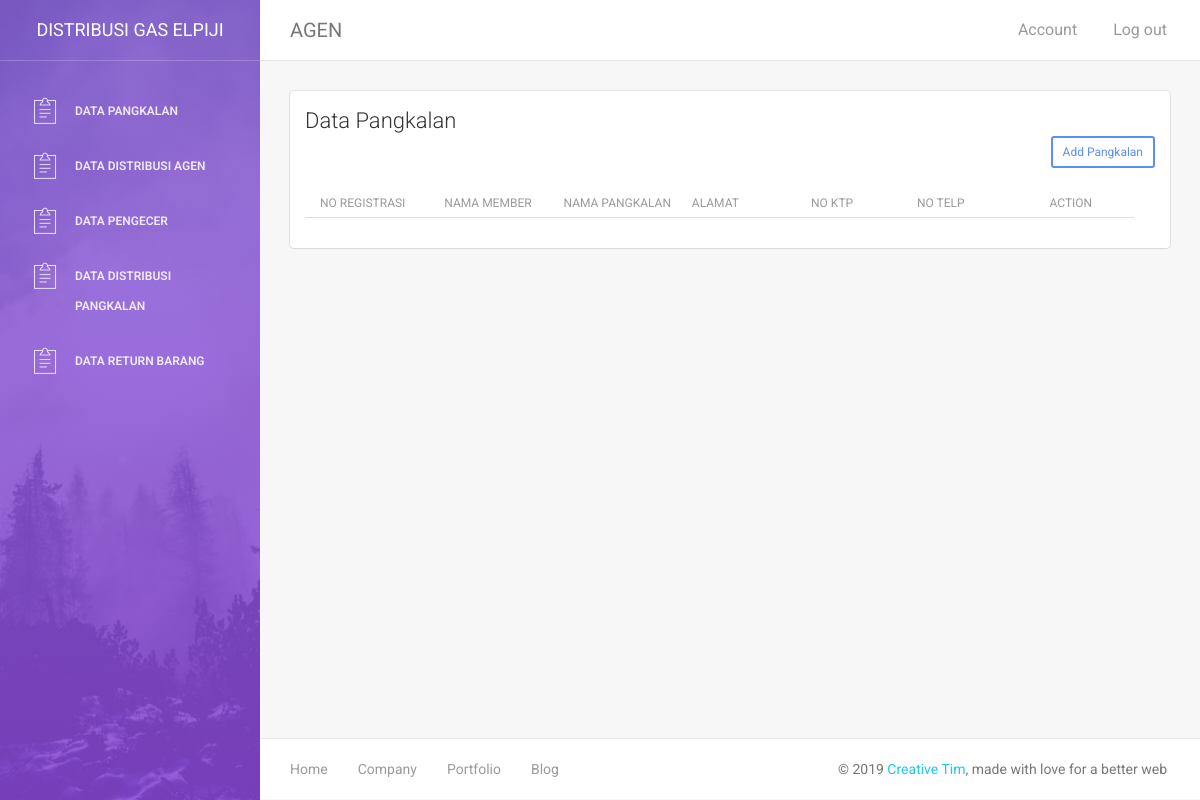
Before: /index.php/c_pangkalan with the older database file.
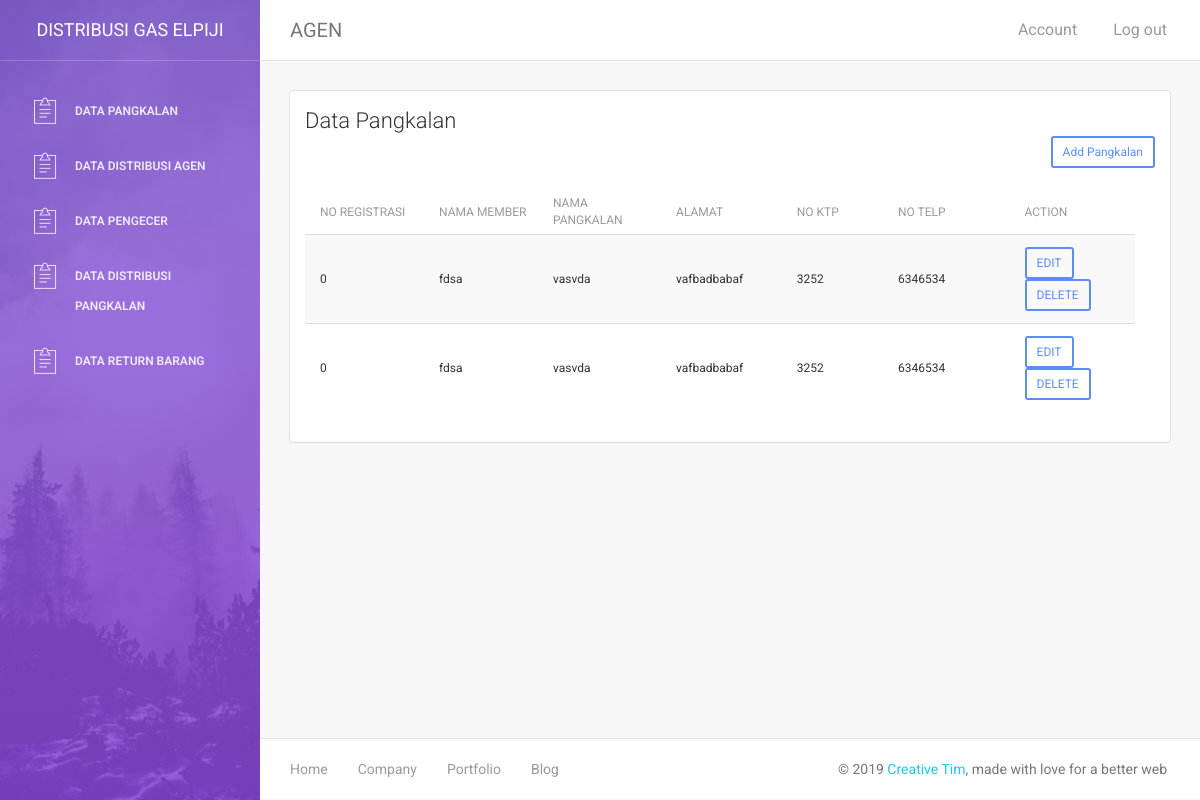
After: the same page with the newer database file.
### tables this page shows
CREATE TABLE `member_elpiji` (
  `id_member` int(5) NOT NULL,
  `no_reg` int(20) NOT NULL,
  `nama_member` varchar(50) NOT NULL,
  `nama_pangkalan` varchar(50) NOT NULL,
  `alamat` varchar(100) NOT NULL,
  `no_ktp` int(20) NOT NULL,
  `no_tlp` int(15) NOT NULL,
  `paraf_pembeli` varchar(50) NOT NULL,
  `jenis` enum('agen','pangkalan','pengecer') NOT NULL
);

### application/controllers/C_Pangkalan.php (called while the page is built, shortened)
<?php
	class C_Pangkalan extends CI_Controller {
		public function __construct()
		{
			$this->load->helper('url','form');
			$this->load->database();
			$this->load->model('modelPangkalan');
			$this->load->library('form_validation');
			$this->load->library('session');
		}
		public function index()
		{
			$dataPangkalan['Pangkalan']=$this->modelPangkalan->readPangkalan();
			$this->load->view('V_DataPangkalan',$dataPangkalan);
		}
	}
?>

### index.php (called while the page is built, shortened)
<?php
require_once BASEPATH.'core/CodeIgniter.php';

### application/models/modelPangkalan.php (called while the page is built, shortened)
<?php
class modelPangkalan extends CI_Model {
	public function readPangkalan()
	{
		$query=$this->db->query("SELECT * FROM member_elpiji WHERE jenis = 'pangkalan' ");;
		return $query->result_array();
	}
}
?>

### application/views/V_DataPangkalan.php (the view, shortened to what this page needs)
 <?php $this->load->view('Header'); ?>
 <div class="content">
            <div class="container-fluid">
                <div class="row">
                    <div class="col-md-12">
                        <div class="card">
                            <div class="header">
                                <h4 class="title">Data Pangkalan </h4>
                                <div align="right">
                                   <form action="<?php echo site_url(); echo "/C_Pangkalan/viewAdd/"; ?>" method=post>
                                                    <input class="btn btn-primary btn-rounded btn-sm" type="submit" value="Add Pangkalan">
                                                </form>
                                  </div>
                            </div>
                          <div class="content table-responsive table-full">
                                <table width="101%" class="table table-hover table-striped">
                                    <thead>
                                        <th width="9%">No Registrasi </th>
                                        <th width="9%">Nama Member </th>
                                        <th width="9%">Nama Pangkalan</th>
                                        <th width="9%">Alamat</th>
                                        <th width="8%">No KTP</th>
                                        <th width="10%">No Telp</th>
                                        <th width="7%">Action</th>
                                    <td width="1%"></thead>
                                    <tbody>
                                        <?php foreach ($Pangkalan as $key) { ?>
                                        <tr>
                                            <td><?php echo $key['no_reg']?></td>
                                            <td><?php echo $key['nama_member']?></td>
                                            <td><?php echo $key['nama_pangkalan']?></td>
                                            <td><?php echo $key['alamat']?></td>
                                            <td><?php echo $key['no_ktp']?></td>
                                            <td><?php echo $key['no_tlp']?></td>
                                            <td>
                                                <form action="<?php echo site_url(); echo "/C_Pangkalan/editPangkalan/"; echo $key['id_member'];?>" method=post>
                                                    <input class="btn btn-primary btn-rounded btn-sm" type="submit" value="EDIT">
                                                </form>
                                                   <form action="<?php echo site_url()."/C_Pangkalan/delete/"; echo $key['id_member']; ?>" method=post>
                                                    <input class="btn btn-primary btn-rounded btn-sm" type="submit" value="DELETE">
                                                </form> </td>
                                        </tr>
                                         <?php } ?>
                                    </tbody>
                              </table>
                          </div>
                        </div>
                    </div>
                  <div class="col-md-12"></div>
                </div>
            </div>
        </div>
<?php $this->load->view('Footer'); ?>

### application/views/Header.php (shortened to what this page needs)
<!doctype html>
<html lang="en">
<head>
    <link href="<?php echo base_url(); ?>/assets/css/bootstrap.min.css" rel="stylesheet" />
    <link href="<?php echo base_url(); ?>/assets/css/animate.min.css" rel="stylesheet"/>
    <link href="<?php echo base_url(); ?>/assets/css/light-bootstrap-dashboard.css?v=1.4.0" rel="stylesheet"/>
    <link href="<?php echo base_url(); ?>/assets/css/demo.css" rel="stylesheet" />
    <link href="http://maxcdn.bootstrapcdn.com/font-awesome/4.2.0/css/font-awesome.min.css" rel="stylesheet">
    <link href="<?php echo base_url(); ?>/assets/css/pe-icon-7-stroke.css" rel="stylesheet" />
</head>
<body>
<div class="wrapper">
    <div class="sidebar" data-color="purple" data-image="<?php echo base_url(); ?>/assets/img/sidebar-5.jpg">
      <div class="sidebar-wrapper">
            <div class="logo">
                <a href="" class="simple-text">
                    DISTRIBUSI GAS ELPIJI
                </a>
            </div>
            <ul class="nav">
        <li>
                    <a href="<?php echo base_url(); ?>index.php/C_Pangkalan/index/">
                        <i class="pe-7s-note2"></i>
                        <p>Data Pangkalan </p>
                    </a>
                </li>
                <li>
                    <a href="<?php echo base_url(); ?>index.php/C_DistribusiPangkalan/index/">
                        <i class="pe-7s-note2"></i>
                        <p>Data Distribusi Agen </p>
                    </a>
                </li>
                 <li>
                    <a href="<?php echo site_url()."/Pengecer/panggilpengecer/"; ?>">
                        <i class="pe-7s-note2"></i>
                        <p>Data Pengecer </p>
                    </a>
                </li>
                <li>
                     <a href="<?php echo site_url()."/Logbook/panggillogbook/"; ?>">
                        <i class="pe-7s-note2"></i>
                        <p>Data Distribusi Pangkalan </p>
                    </a>
                </li>
                <li>
                      <a href="<?php echo site_url()."/ReturnBarang/panggilreturnbarang/"; ?>">
                        <i class="pe-7s-note2"></i>
                        <p>Data Return Barang </p>
                    </a>
                </li>
            </ul>
      </div>
    </div>
    <div class="main-panel">
    <nav class="navbar navbar-default navbar-fixed">
            <div class="container-fluid">
                <div class="navbar-header">
                    <a class="navbar-brand" href="#">AGEN</a>
                </div>
                <div class="collapse navbar-collapse">
                    <ul class="nav navbar-nav navbar-right">
                        <li>
                           <a href="">
                               <p>Account</p>
                            </a>
                        </li>
                        <li>
                            <a href="#">
                                <p>Log out</p>
                            </a>
                        </li>
                    </ul>
                </div>
            </div>
        </nav>

### application/views/Footer.php (shortened to what this page needs)
  <footer class="footer">
            <div class="container-fluid">
                <nav class="pull-left">
                    <ul>
                        <li>
                            <a href="#">
                                Home
                            </a>
                        </li>
                        <li>
                            <a href="#">
                                Company
                            </a>
                        </li>
                        <li>
                            <a href="#">
                                Portfolio
                            </a>
                        </li>
                        <li>
                            <a href="#">
                               Blog
                            </a>
                        </li>
                    </ul>
                </nav>
                <p class="copyright pull-right">
                    &copy; <script>document.write(new Date().getFullYear())</script> <a href="http://www.creative-tim.com">Creative Tim</a>, made with love for a better web
                </p>
            </div>
        </footer>
    </div>
</div>
</body>

Changed rows visible on the page:
added member_elpiji: no_reg "0", nama_member "fdsa", nama_pangkalan "vasvda", alamat "vafbadbabaf", no_ktp "3252", no_tlp "6346534"
added member_elpiji: no_reg "0", nama_member "fdsa", nama_pangkalan "vasvda", alamat "vafbadbabaf", no_ktp "3252", no_tlp "6346534"
